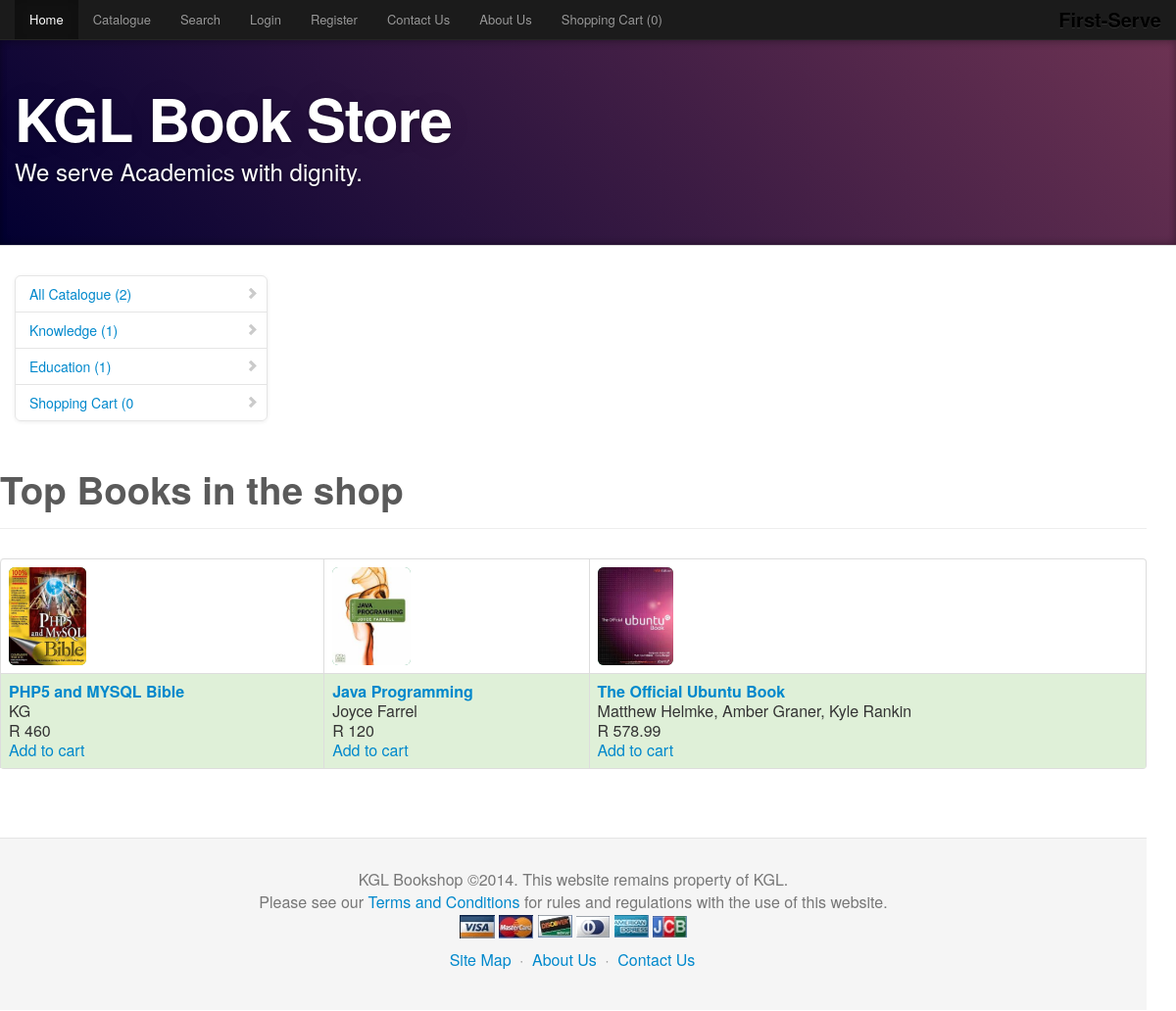
The page / on the database its author committed.
### tables this page shows
CREATE TABLE IF NOT EXISTS `categories` (
  `cat_id` int(11) NOT NULL AUTO_INCREMENT,
  `cat_name` varchar(50) NOT NULL,
  `cat_desc` varchar(250) NOT NULL,
  `cat_date` varchar(40) NOT NULL,
  PRIMARY KEY (`cat_id`)
);

CREATE TABLE IF NOT EXISTS `books` (
  `book_id` int(11) NOT NULL AUTO_INCREMENT,
  `book_name` varchar(50) NOT NULL,
  `cat_id` int(11) NOT NULL,
  `book_price` double NOT NULL,
  `book_isbn` varchar(50) NOT NULL,
  `book_author` varchar(50) NOT NULL,
  `book_theme` varchar(50) NOT NULL,
  `book_date` varchar(40) NOT NULL,
  `book_filename` varchar(50) NOT NULL,
  `book_icon` varchar(50) NOT NULL,
  `book_release` varchar(40) NOT NULL,
  `book_purchase` int(11) NOT NULL,
  PRIMARY KEY (`book_id`)
);

### _modules/productmanager.php (called while the page is built, shortened)
<?php
require_once "database.php";
require_once "classes/book.class.php";
require_once "classes/category.class.php";
class ProductManager {
	public function getCatalogueTop() {
		$query = "SELECT * FROM `books` ORDER BY `books`.`book_purchase` DESC LIMIT 0, 9";
		$result = Database::executeRealQuery($query);
		$books = array();
		while ($row = $result->fetch_assoc()) {
			$book = new Book($row['book_id'], $row['book_name'], $row['cat_id'], $row['book_price'], $row['book_isbn'], $row['book_author'], $row['book_theme'], $row['book_date'], $row['book_filename'], $row['book_icon'], $row['book_release'], $row['book_purchase']);
			array_push($books, $book);
		}
		return $books;
	}
	public function getTotalProductsPerCategory($cat_id) {
		$query = "SELECT `book_id` FROM `books` WHERE `cat_id`=$cat_id";
		$result = Database::executeRealQuery($query);
		return $result->num_rows;
	}
	public function tempCartCheck($id) {
		for ($x=0;$x<count($_SESSION['cart']);$x++) {
			if ($_SESSION['cart'][$x] == $id) {
				return true;
			}
		}
		return false;
	}
	public function getRecentCategories() {
		$query = "SELECT * FROM `categories` ORDER BY `cat_date` DESC LIMIT 0,5";
		$result = Database::executeRealQuery($query);
		$categories = array();
		while ($row = $result->fetch_assoc()) {
			$category = new Category($row['cat_id'], $row['cat_name'], $row['cat_desc'], $row['cat_date']);
			array_push($categories, $category);
		}
		return $categories;
	}
	public function countCategories() {
		$query = "SELECT * FROM `categories`";
		$result = Database::executeRealQuery($query);
		return $result->num_rows;
	}
}
?>

### database.php (called while the page is built, shortened)
<?php
class Database {
	private static $link;
	public static function connect() {
		$host = MYSQL_HOST;
		$user = MYSQL_USER;
		$pass = MYSQL_PASS;
		$database = MYSQL_DATABASE;
		if (empty($host))
			$host = "localhost";
		if (empty($user))
			$user = "root";
		if (empty($pass))
			$pass = "";
		if (empty($database))
			$database = "firstserve";
		Database::$link = new mysqli($host, $user, $pass, $database);
	}
	public static function executeRealQuery($query) {
		return Database::$link->query($query);
	}
}
?>

### _modules/classes/category.class.php (called while the page is built, shortened)
<?php
class Category {
	private $cat_id;
	private $cat_name;
	public function __construct($cat_id, $cat_name, $cat_desc, $cat_date) {
		$this->cat_id = $cat_id;
		$this->cat_name = $cat_name;
	}
	public function getId() {
		return $this->cat_id;
	}
	public function getName() {
		return $this->cat_name;
	}
}
?>

### _modules/classes/book.class.php (called while the page is built, shortened)
<?php
class Book {
	private $book_id;
	private $book_name;
	private $book_price;
	private $book_author;
	private $book_icon;
	public function __construct($book_id, $book_name, $cat_id, $book_price, $book_isbn, $book_author, $book_theme,$book_date, $book_filename, $book_icon,$book_release, $book_purchase) {
		$this->book_id = $book_id;
		$this->book_name = $book_name;
		$this->book_author = $book_author;
		$this->book_price = $book_price;
		$this->book_icon = $book_icon;
	}
	public function getId() {
		return $this->book_id;
	}
	public function getName() {
		return $this->book_name;
	}
	public function getPrice() {
		return $this->book_price;
	}
	public function getAuthor() {
		return $this->book_author;
	}
	public function getIcon() {
		return $this->book_icon;
	}
}
?>

### index.php (the view, shortened to what this page needs)
<?php
require_once "_modules/productmanager.php";
include "_comp/header.php";
?>
<p>&nbsp;</p>
<table width="800"  align="center" border="0">
  <tr>
    <td><SECTION id=typography>
	<DIV class=page-header>
  <H1>Top Books in the shop</H1></DIV>
<?php
	$manager = new ProductManager();
	$books = $manager->getCatalogueTop();
	if (count($books) == 0) { ?>
		<table class="table table-bordered" width="100%" border="0">
        <tr class="success">
        <td style="text-align:center">There is currently no available book in store</td></tr>
        </table>
<?php }else {
	$tableRows = 1;
	echo '<table class="table table-bordered" width="60%" height ="100"border="0"><tr>';
	for ($i=0; $i<count($books);$i++) {
		$book = $books[$i];
		echo '<td><a href="product.php?book='.$book->getId().'"><img class="img-rounded" name="'.$book->getName().'" src="images/prod_icons/'.$book->getIcon().'" width="200" height="200" alt="'.$book->getName().'" style="background-color: #339966; max-width:100; max-height:100;"></a></td>';
		if ($i == count($books)-1) {
			echo '</tr><tr class="success">';
			for ($x=($tableRows*3-3);$x<count($books);$x++) {
				$book = $books[$x];
				echo '<td><b><a href="product.php?book='.$book->getId().'">'.$book->getName().'</a></b><br/>'.$book->getAuthor().'<br/>R '.$book->getPrice().'<br/>';
				if (!$manager->tempCartCheck($book->getId()))
				echo '<a href="index.php?additem='.$book->getId().'">Add to cart</a></td>';
			else
				echo '<a href="index.php?removeitem='.$book->getId().'">Remove from cart</a></td>';
			}
			echo '</tr><tr>';
		}
	}
	echo '</tr></table>';
 }
?>
</SECTION>
<?php
include "_comp/footer.php";
?></td>

### _comp/header.php (shortened to what this page needs)
<!DOCTYPE HTML PUBLIC "-//W3C//DTD HTML 4.0 Transitional//EN">
<HTML lang=en><HEAD><TITLE><?php echo SITE_NAME . " - " . $pageTitle; ?></TITLE>
<META name=author content=""><LINK rel=stylesheet
href="Bootstrap_files/bootstrap.css"><LINK rel=stylesheet
href="Bootstrap_files/bootstrap-responsive.css"><LINK rel=stylesheet
href="Bootstrap_files/docs.css"><LINK rel=stylesheet
href="Bootstrap_files/prettify.css">
 <link href="css/design.css" rel="stylesheet">
<META name=GENERATOR content="MSHTML 8.00.6001.19400"></HEAD>
<BODY data-target=".bs-docs-sidebar" data-spy="scroll">
<DIV class="navbar navbar-inverse navbar-fixed-top">
	<DIV class=navbar-inner>
        <DIV class=container>
            <A class=brand href="index.php">First-Serve</A>
    		<DIV class="nav-collapse collapse">
				<UL class=nav>
                    <LI class=active><A href="index.php">Home</A></LI>
                    <LI><A href="catalogue.php">Catalogue</A></LI>
                    <LI><A href="search.php">Search</A></LI>
                    <?php if (!isset($_SESSION['user'])) {
                    	echo'<LI><A href="login.php">Login</A></LI>
                    		<LI><A href="register.php">Register</A></LI>';
					}else{
						echo '<LI><A href="logout.php">Logout</A></LI>
							<LI><A href="settings.php">Settings</A></LI>';
					} ?>
                    <LI><A href="contact.php">Contact Us</A></LI>
                    <LI><A href="about.php">About Us</A></LI>
                    <LI><A href="cart.php">Shopping Cart (<?php
					if (!isset($_SESSION['user'])) {
					 if (isset($_SESSION['cart'])){require_once "_modules/productmanager.php";$manager = new ProductManager();echo $manager->tempCartTotalBooks();}else{ echo"0";}
					}else{
						$manager = new ProductManager();echo $manager->permCartTotalBooks();
					}
					 ?>)</A></LI>
                </UL>
            </DIV>
		</DIV>
	</DIV>
</DIV>
<HEADER id=overview class="jumbotron subhead">
	<DIV class=container>
		<H1>KGL Book Store </H1>
		<P class=lead>We serve Academics with dignity. </P>
    </DIV>
</HEADER>
<DIV class=container>
	<DIV class=row>
<DIV class="span3 bs-docs-sidebar">
    		<UL class="nav nav-list bs-docs-sidenav">
              <LI><A href="catalogue.php"><I class=icon-chevron-right></I>All Catalogue (<?php require_once "_modules/productmanager.php";$manager = new ProductManager();echo $manager->countCategories();?>)</A></LI>
              <?php
			  	$categories = $manager->getRecentCategories();
				foreach($categories as $category) {
              echo '<LI><A href="catalogue.php?category='.$category->getId().'"><I class=icon-chevron-right></I>'.$category->getName().' ('.$manager->getTotalProductsPerCategory($category->getId()).')</A></LI>';
               } ?>
              <LI><A href="cart.php"><I class=icon-chevron-right></I>Shopping Cart (<?php
					if (!isset($_SESSION['user'])) {
					 if (isset($_SESSION['cart'])){require_once "_modules/productmanager.php";$manager = new ProductManager();echo $manager->tempCartTotalBooks();}else{ echo"0";}
					}else{
						$manager = new ProductManager();echo $manager->permCartTotalBooks();
					}
					 ?>
              </A></LI>
            </UL>
        </DIV>

### css/design.css (style rules this page uses)
body { height: 100%; background-color:#FFF; background-attachment: fixed; background-repeat: no-repeat; background-position: center center; }

### rows shown on the page
categories: cat_name "Knowledge", Id "1"
categories: cat_name "Education", Id "1"
books: book_icon (picture), book_name "PHP5 and MYSQL Bible", book_author "KG", book_price "460"
books: book_icon (picture), book_name "Java Programming", book_author "Joyce Farrel", book_price "120"
books: book_icon (picture), book_name "The Official Ubuntu Book", book_author "Matthew Helmke, Amber Graner, Kyle Rankin", book_price "578.99"

### other values the page prints
$manager->countCategories() "2"
